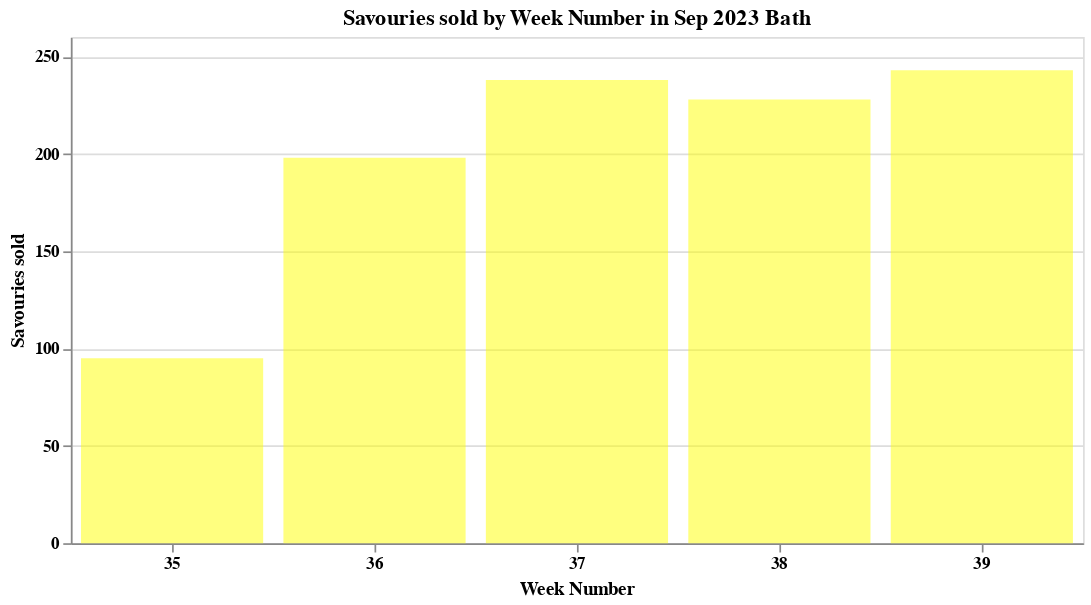

Here is the notebook cell this chart was saved with:
### Code cell
savor_week_chart

### Figure 1 — Vega-Lite specification as saved in the notebook (floating-point values rounded to 4 significant figures)
{"config": {"view": {"continuousWidth": 300, "continuousHeight": 300}}, "data": {"name": "data-392b781fd6cbde5a9e6a36fd893c7290"}, "mark": {"type": "bar", "color": "yellow", "opacity": 0.5}, "encoding": {"tooltip": [{"field": "Week Number", "type": "nominal"}, {"field": "Sold", "type": "quantitative"}], "x": {"axis": {"labelAngle": 0, "labelFontWeight": "bold"}, "field": "Week Number", "type": "nominal"}, "y": {"axis": {"labelFontWeight": "bold"}, "field": "Sold", "title": "Savouries sold", "type": "quantitative"}}, "title": "Savouries sold by Week Number in Sep 2023 Bath", "width": 600, "$schema": "https://vega.github.io/schema/vega-lite/v5.8.0.json", "datasets": {"data-392b781fd6cbde5a9e6a36fd893c7290": [{"Week Number": 35, "Category Name": "Total (Savouries)", "Sold": 95.0}, {"Week Number": 36, "Category Name": "Total (Savouries)", "Sold": 198.0}, {"Week Number": 37, "Category Name": "Total (Savouries)", "Sold": 238.0}, {"Week Number": 38, "Category Name": "Total (Savouries)", "Sold": 228.0}, {"Week Number": 39, "Category Name": "Total (Savouries)", "Sold": 243.0}]}}
